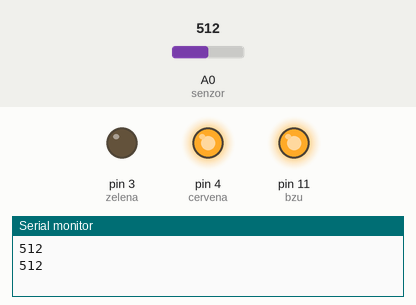
Simulated run of this sketch. Board: Arduino Uno, built with avr-gcc and run on an emulated ATmega328P. Shown: output pins drawn as LEDs (lit = HIGH), the last lines printed to the serial monitor. The test bench sets the inputs (shaded band); at power-on: A0 (senzor) = 512.

Above: at 2.8 s.
2.9 s: A0 (senzor) set to 982
5.6 s: A0 (senzor) set to 1011
At 7.2 s:
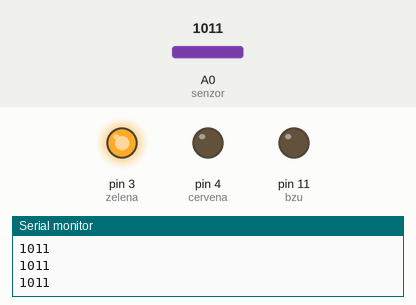
8.3 s: A0 (senzor) set to 990
At 9.3 s:
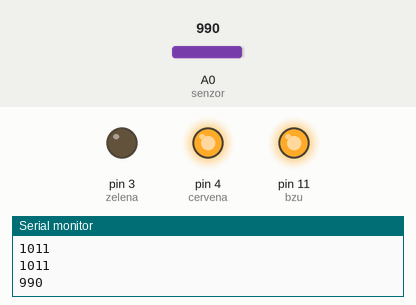
11.0 s: A0 (senzor) set to 1010
At 13.5 s:
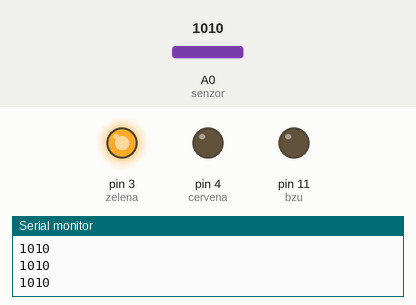
Timing chart, 0 to 14.8 s (numbered marks = the images above; inputs shaded):
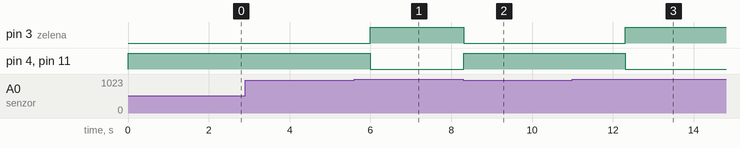

The sketch:

zkouska.ino
```cpp
#define cervena 4
#define zelena 3
#define senzor A0
#define bzu 11

void setup() {
  pinMode(senzor, INPUT);
  pinMode(cervena, OUTPUT);
  pinMode(zelena, OUTPUT);
  pinMode(bzu,OUTPUT);
  Serial.begin(9600);
}
void loop() {
  unsigned int hodnotaSenzoru = analogRead(senzor);
  Serial.println(hodnotaSenzoru);
  if (hodnotaSenzoru < 1000) {
    digitalWrite(zelena, LOW);
    digitalWrite(cervena, HIGH);
    digitalWrite(bzu, HIGH);
    delay(2000);
  }
  else {
    digitalWrite(zelena, HIGH);
    digitalWrite(cervena, LOW);
    digitalWrite(bzu, LOW);
  }

}
```

Measured:
- the behaviour switches between 999 and 1000 on A0 (senzor) (found by bisection; images 0 and 1)
- after the input at 5.6 s, pin 3 (zelena): LOW → HIGH after 0.40 s; pin 4 (cervena), pin 11 (bzu): HIGH → LOW after 0.40 s
- after the input at 8.3 s, pin 3 (zelena): HIGH → LOW at once; pin 4 (cervena), pin 11 (bzu): LOW → HIGH at once
- after the input at 11.0 s, pin 3 (zelena): LOW → HIGH after 1.3 s; pin 4 (cervena), pin 11 (bzu): HIGH → LOW after 1.3 s
